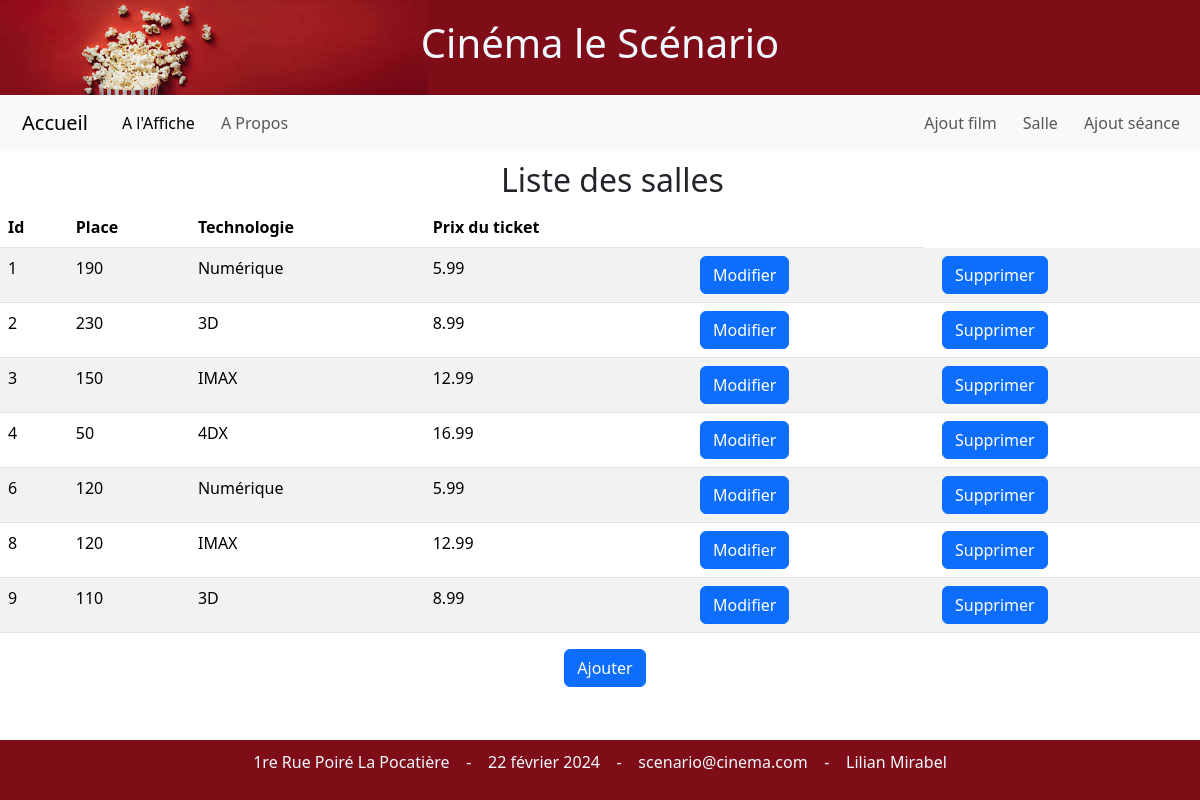
Screenshot of /salles/listeSalle/ with the database file from the repository.
### films/models.py (models this page shows, shortened)
class salles(models.Model):
    choix_technologies = (
        ('Numérique', 'Numérique'),
        ('3D', '3D'),
        ('IMAX', 'IMAX'),
        ('4DX', '4DX')
    )
    id = models.AutoField(primary_key=True)
    place = models.IntegerField()
    technologie = models.CharField(max_length=10, choices=choix_technologies)
    prix_ticket = models.FloatField()

### salles/views.py (the view)
# urls.py: path('listeSalle/', listeSalle.as_view(), name="listeSalle"),
class listeSalle(ListView):
    model = salles
    template_name = "listeSalles.html"
    context_object_name = 'salles'

### salles/templates/listeSalles.html (shortened to what this page needs)
{% extends 'maitreSalles.html' %}
{% block titre_page %}Liste des salles{% endblock %}
{% block contenu %}
<table class="table table-striped">
  <thead>
    <tr>
      <th>Id</th>
      <th>Place</th>
      <th>Technologie</th>
      <th>Prix du ticket</th>
      <th></th>
    </tr>
  </thead>
  <tbody>
      {% for salle in salles %}
      <tr>
          <td>{{ salle.id}}</td>
          <td>{{ salle.place}}</td>
          <td>{{ salle.technologie}}</td>
          <td>{{ salle.prix_ticket}}</td>
          <td><a href="{% url 'modifierSalle' salle.id %}"><button id="modifierButton" class="btn btn-primary">Modifier</button></a></td>
          <td><a href="{% url 'supprimerSalle' salle.id %}"><button id="modifierButton" class="btn btn-primary">Supprimer</button></a></td>
     </tr>
    {% endfor %}
  </tbody>
</table>
<center><a href="/salles/ajoutSalle"><button id="modifierButton" class="btn btn-primary">Ajouter</button></a></center>
{% endblock %}

### PIW_TP2/static/css/menu.css (style rules this page uses)
body { margin: 0; padding: 0; display: flex; flex-direction: column; min-height: 100vh; overflow-x: hidden; }
a { margin-left: 10px; }

### rows the page displays
salles: id "1", place "190", technologie "Numérique", prix_ticket "5.99"
salles: id "2", place "230", technologie "3D", prix_ticket "8.99"
salles: id "3", place "150", technologie "IMAX", prix_ticket "12.99"
salles: id "4", place "50", technologie "4DX", prix_ticket "16.99"
salles: id "6", place "120", technologie "Numérique", prix_ticket "5.99"
salles: id "8", place "120", technologie "IMAX", prix_ticket "12.99"
salles: id "9", place "110", technologie "3D", prix_ticket "8.99"
